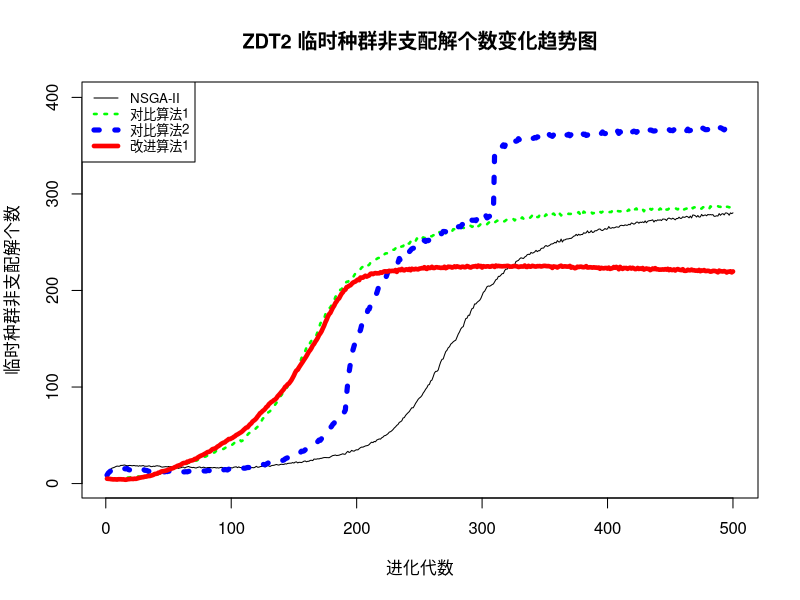

R code for this plot:
a<-read.table('a.txt')
b<-read.table('b.txt')
c<-read.table('c.txt')
d<-read.table('d.txt')

plot(1:500, a$V1, xlab="进化代数", ylab="临时种群非支配解个数", type="l", xlim=c(1, 500), ylim=c(1, 400), main="ZDT2 临时种群非支配解个数变化趋势图")

lines(1:500, b$V1, lty=3, lwd=2.5, col="green")
lines(1:500, c$V1, lty=3, lwd=5, col="blue")
lines(1:500, d$V1, lty=1, lwd=4.5, col="red")

legend.txt<-c("NSGA-II", "对比算法1", "对比算法2", "改进算法1")
legend("topleft", legend=legend.txt, col=c("black", "green", "blue", "red"), lty=c(1, 3, 4, 1), lwd=c(1,2.5,5,4.5), bty="o", cex=0.8)

